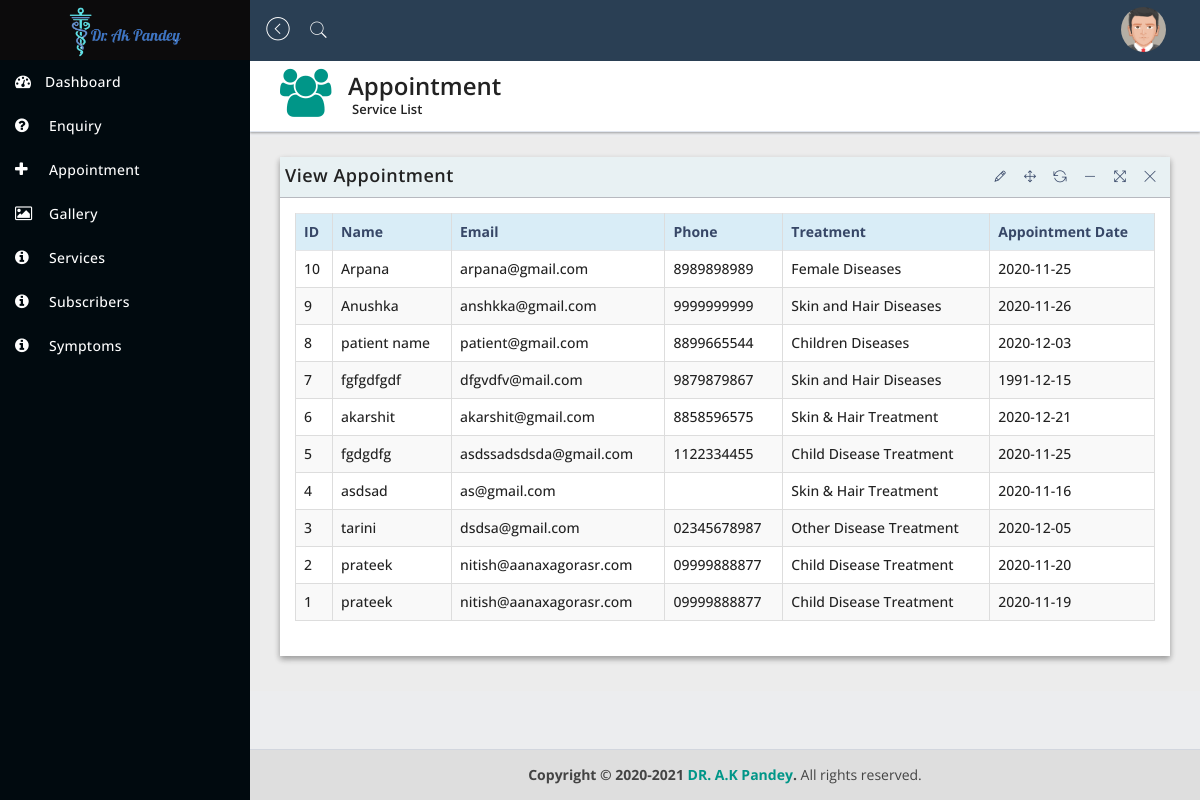
The app's page /admin/appointment.php, older data.
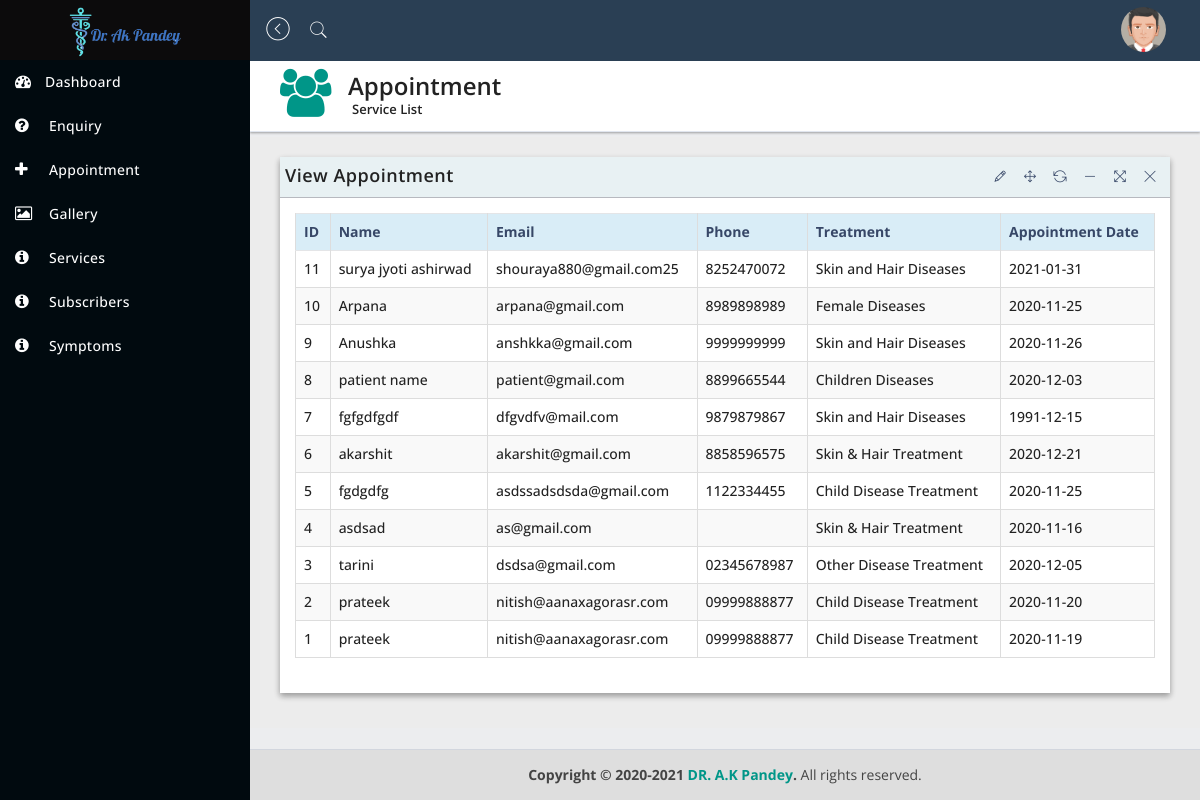
The same page, newer data.
### tables this page shows
CREATE TABLE `appointments` (
  `id` int(255) NOT NULL,
  `name` varchar(255) DEFAULT NULL,
  `email` varchar(255) DEFAULT NULL,
  `phone` varchar(13) DEFAULT NULL,
  `treatment` varchar(255) DEFAULT NULL,
  `msg` varchar(255) DEFAULT NULL,
  `app_date` date DEFAULT NULL
);

### admin/appointment.php (the view, shortened to what this page needs)
<!DOCTYPE html>
<html lang="en">
<head>
    <link href="assets/plugins/jquery-ui-1.12.1/jquery-ui.min.css" rel="stylesheet" type="text/css" />
    <link href="assets/bootstrap/css/bootstrap.min.css" rel="stylesheet" type="text/css" />
    <link href="assets/plugins/lobipanel/lobipanel.min.css" rel="stylesheet" type="text/css" />
    <link href="assets/plugins/pace/flash.css" rel="stylesheet" type="text/css" />
    <link href="assets/font-awesome/css/font-awesome.min.css" rel="stylesheet" type="text/css" />
    <link href="assets/pe-icon-7-stroke/css/pe-icon-7-stroke.css" rel="stylesheet" type="text/css" />
    <link href="assets/themify-icons/themify-icons.css" rel="stylesheet" type="text/css" />
    <link href="assets/plugins/datatables/dataTables.min.css" rel="stylesheet" type="text/css" />
    <link href="assets/dist/css/stylecrm.css" rel="stylesheet" type="text/css" />
</head>
<body class="hold-transition sidebar-mini">
    <div class="wrapper">
        <header class="main-header">
            <a href="dashboard.php" class="logo">
                <span class="logo-lg">
               <img src="assets/dist/img/logo.png" alt="">
               </span>
            </a>
            <nav class="navbar navbar-static-top">
                <a href="#" class="sidebar-toggle" data-toggle="offcanvas" role="button">
                    <span class="pe-7s-angle-left-circle"></span>
                </a>
                <a href="#search"><span class="pe-7s-search"></span></a>
                <div class="navbar-custom-menu">
                    <ul class="nav navbar-nav">
                        <li class="dropdown messages-menu">
                            <li class="dropdown dropdown-user">
                                <a href="#" class="dropdown-toggle" data-toggle="dropdown">
                                    <img src="assets/dist/img/avatar5.png" class="img-circle" width="45" height="45" alt="user"></a>
                            </li>
                    </ul>
                </div>
                </div>
        <aside class="main-sidebar">
            <div class="sidebar">
                 <ul class="sidebar-menu">
                    <li class="active">
                        <a href="dashboard.php"><i class="fa fa-tachometer"></i><span>Dashboard</span>
                     </a>
                    </li>
                    <li>
                        <a href="enquiry.php">
                            <i class="fa fa-question-circle"></i> <span>Enquiry</span>
                        </a>
                    </li>
                    <li>
                        <a href="appointment.php">
                            <i class="fa fa-plus"></i> <span>Appointment</span>
                        </a>
                    </li>
                    <li>
                        <a href="gallery.php">
                            <i class="fa fa-picture-o"></i> <span>Gallery</span>
                        </a>
                    </li>
                    <li>
                        <a href="services.php">
                            <i class="fa fa-info-circle"></i> <span>Services</span>
                        </a>
                    </li>
                    <li>
                        <a href="subscriber.php">
                            <i class="fa fa-info-circle"></i> <span>Subscribers</span>
                        </a>
                    </li>
                    <li>
                        <a href="symptoms.php">
                            <i class="fa fa-info-circle"></i> <span>Symptoms</span>
                        </a>
                    </li>
                </ul>
            </div>
        </aside>
         <div class="content-wrapper">
            <section class="content-header">
               <div class="header-icon">
                  <i class="fa fa-users"></i>
               </div>
               <div class="header-title">
                  <h1>Appointment</h1>
                  <small>Service List</small>
               </div>
            </section>
            <section class="content">
               <div class="row">
                  <div class="col-sm-12">
                     <div class="panel panel-bd lobidrag">
                        <div class="panel-heading">
                           <div class="btn-group" id="buttonexport">
                                 <h4>View Appointment</h4>
                           </div>
                        </div>
                        <div class="panel-body">
                           <div class="table-responsive">
                              <table id="table_id" class="table table-bordered table-striped table-hover">
                                 <thead>
                                    <tr class="info">
                                       <th>ID</th>
                                       <th>Name</th>
                                        <th>Email</th>
                                        <th>Phone</th>
                                        <th>Treatment</th>
                                        <th>Appointment Date</th>
                                    </tr>
                                 </thead>
           <tbody>
            <tr>
                  <?php
                    $connect = mysqli_connect("localhost","drakpandey","Pandey@809","akpandey");
                    $query = "SELECT * FROM appointments ORDER BY id DESC";
                    $result = mysqli_query($connect, $query);
                          if(mysqli_num_rows($result) > 0)
                          {
                               while($row = mysqli_fetch_array($result))
                               {
                          ?>
                          <tr>
                               <td><?php echo $row["id"];?></td>
                               <td><?php echo $row["name"]; ?></td>
                                 <td><?php echo $row["email"];?></td>
                                 <td><?php echo $row["phone"];?></td>
                                 <td><?php echo $row["treatment"];?></td>
                                 <td><?php echo $row["app_date"];?></td>
                        </tr>
                          <?php
                               }
                          }
                          ?>
                                    </tr>
                                 </tbody>
                              </table>
                           </div>
                           </div>
                        </div>
                     </div>
                  </div>
               </div>
        <footer class="main-footer">
             <strong>Copyright &copy; 2020-2021 <a href="#">DR. A.K Pandey</a>.</strong> All rights reserved.
        </footer>
</body>
</html>

Row changes from the older to the newer data that the page shows:
added appointments: id "11", name "surya jyoti ashirwad", email "shouraya880@gmail.com25", phone "8252470072", treatment "Skin and Hair Diseases", app_date "2021-01-31"
